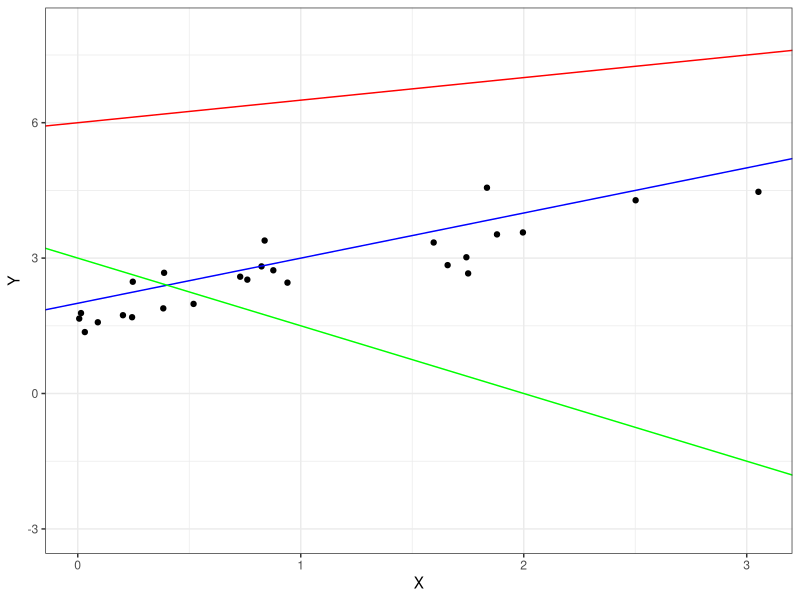

Here is the R script that generated this plot:
## ---- chunk 1
library(ggplot2)

set.seed(1234)
bet0 <- 2
bet1 <- 1
n <- 25
X <- rexp(n)
Y <- bet0 + bet1*X + rnorm(n, sd=.5)
p <- ggplot(data=data.frame(X=X,Y=Y), aes(x=X,y=Y)) + 
  geom_point() +
  geom_abline(slope=1,intercept=2,color="blue") +
  geom_abline(slope=-1.5,intercept=3,color="green") +
  geom_abline(intercept=6, slope=0.5, color="red") +
  ylim(c(-3,8)) + 
  theme_bw()
## ---- chunk 2
# intercept and slope of each line
# (I just picked these)
int_blue <- 2
slope_blue <- 1
int_green <- 3
slope_green <- -1.5
int_red <- 6
slope_red <- 0.5

# compute "errors"
Ub <- Y - int_blue - slope_blue*X
Ug <- Y - int_green - slope_green*X
Ur <- Y - int_red - slope_red*X

# compute distances
dist_blue <- mean(Ub^2)
dist_green <- mean(Ug^2)
dist_red <- mean(Ur^2)

# report distances
round(data.frame(dist_blue, dist_green, dist_red), 3)
## ---- chunk 3
# using lm
reg8 <- lm(mpg ~ hp, data=mtcars)
summary(reg8)

# using our formulas
bet1 <- cov(mtcars$mpg, mtcars$hp) / var(mtcars$hp)

bet0 <- mean(mtcars$mpg) - bet1*mean(mtcars$hp)

# print results
data.frame(bet0=bet0, bet1=bet1)
